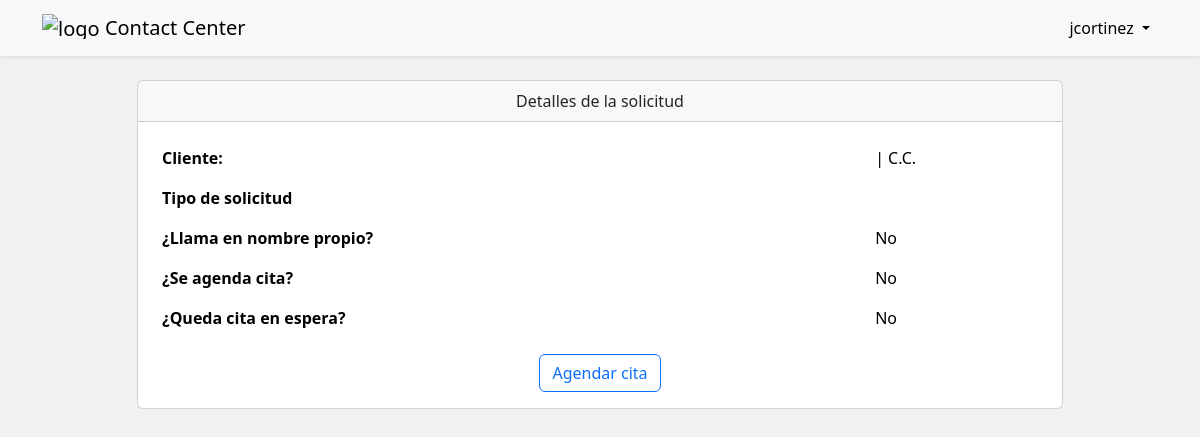
The app's page /vistaSolicitud/4 (signed in), older data.
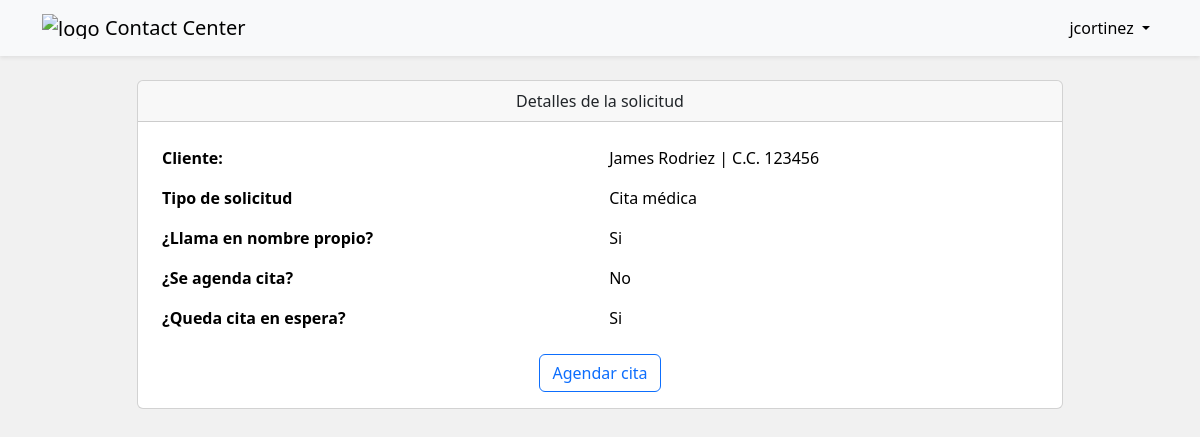
The same page, newer data.
### main/models.py (models this page shows, shortened)
class Solicitud(models.Model):
    tipoSolicitud = models.ForeignKey(TipoSolicitud, on_delete=models.CASCADE)
    llamaEnNombrePropio = models.BooleanField()
    seAgendaCita = models.BooleanField()
    quedaCitaEnEspera = models.BooleanField()
    cliente = models.ForeignKey(Cliente, on_delete=models.CASCADE, null=True)
    agente = models.ForeignKey(Agente, on_delete=models.CASCADE)

class Cliente(models.Model):
    documento = models.IntegerField()
    nombres = models.CharField(max_length=100)
    apellidos = models.CharField(max_length=100)
    correo = models.CharField(max_length=100)
    celular = models.IntegerField()

class TipoSolicitud(models.Model):
    nombre = models.CharField(max_length=100)

### main/views.py (the view)
# urls.py: path("vistaSolicitud/<int:id>", views.vistaSolicitud, name="vistaSolicitud"),
@login_required
def vistaSolicitud(request, id):
    solicitud = Solicitud.objects.filter(id=id).first()
    fecha_actual = datetime.now().strftime('%Y-%m-%d')
    especialidades = Especialidad.objects.all()
    sedes = Sede.objects.all()
    context =  {
        "solicitud":solicitud,
        "fecha_actual": fecha_actual,
        "especialidades":especialidades,
        "sedes":sedes
    }
    return render(request, 'vistaSolicitud.html', context)

### templates/vistaSolicitud.html (shortened to what this page needs)
{% extends 'base/base.html' %}
{% block main %}
    <div class="container">
        <div class="row">
            <div class="col offset-lg-1 col-lg-10">
                <div class="card">
                    <div class="card-header text-center">
                        Detalles de la solicitud
                    </div>
                    <div class="card-body">
                        <div class="table-responsive">
                            <table class="table table-borderless">
                                <tbody>
                                    <tr>
                                        <th>Cliente:</th>
                                        <td>{{solicitud.cliente.nombres}} {{solicitud.cliente.apellidos}} | C.C. {{solicitud.cliente.documento}}</td>
                                    </tr>
                                    <tr>
                                        <th>Tipo de solicitud</th>
                                        <td>{{solicitud.tipoSolicitud.nombre}}</td>
                                    </tr>
                                    <tr>
                                        <th>¿Llama en nombre propio?</th>
                                        <td>{% if solicitud.llamaEnNombrePropio %}Si{% else %}No{% endif %}</td>
                                    </tr>
                                    <tr>
                                        <th>¿Se agenda cita?</th>
                                        <td>{% if solicitud.seAgendaCita %}Si{% else %}No{% endif %}</td>
                                    </tr>
                                    <tr>
                                        <th>¿Queda cita en espera?</th>
                                        <td>{% if solicitud.quedaCitaEnEspera %}Si{% else %}No{% endif %}</td>
                                    </tr>
                                </tbody>
                            </table>
                        </div>
                        <div class="text-center">
                            <button type="button" class="btn btn-outline-primary" data-bs-toggle="modal" data-bs-target="#agendarCitaModal">
                                Agendar cita
                            </button>
                        </div>
                    </div>
                </div>
            </div>
        </div>
    </div>
{% endblock %}

### templates/base/base.html (shortened to what this page needs)
<!DOCTYPE html>
<html lang="es">
<head>
    <link href="https://cdn.jsdelivr.net/npm/bootstrap@5.3.2/dist/css/bootstrap.min.css" rel="stylesheet">
    <link rel="stylesheet" href="https://cdnjs.cloudflare.com/ajax/libs/animate.css/4.1.1/animate.min.css" />
</head>
<body style="background-color: #f1f1f1">
    {% block navbar %}
        {% include 'base/navbar.html' %}
    {% endblock %}
    <main>
        {% block main %}Base{% endblock %}
    </main>
</body>
</html>

### templates/base/navbar.html (shortened to what this page needs)
<nav class="navbar navbar-expand-lg navbar-light bg-light shadow-sm mb-4" >
    <div class="container">
        <a class="navbar-brand" href="{% url 'main:index' %}">
            <img src="https://www.iqoutsourcing.com/wp-content/uploads/Logo-iQ-Outsurcing-redimensionado.png" alt="logo" height="25" class="d-inline-block align-text-top">
            Contact Center
        </a>
        <div class="collapse navbar-collapse" id="navbarSupportedContent">
            <span class="navbar-text p-0">
                <ul class="navbar-nav">
                    <li class="nav-item dropdown">
                        <a class="nav-link dropdown-toggle" href="#" role="button" data-bs-toggle="dropdown"
                            aria-expanded="false">
                            {{ request.user }}
                        </a>
                    </li>
                </ul>
            </span>
            </div>
        </div>
</nav>

Row changes from the older to the newer data that the page shows:
added Solicitud: cliente.nombres "James", cliente.apellidos "Rodriez", cliente.documento "123456", tipoSolicitud.nombre "Cita médica"
Text that changed along with them:
text no longer shown: "No No"
text now shown: "Si Si"
